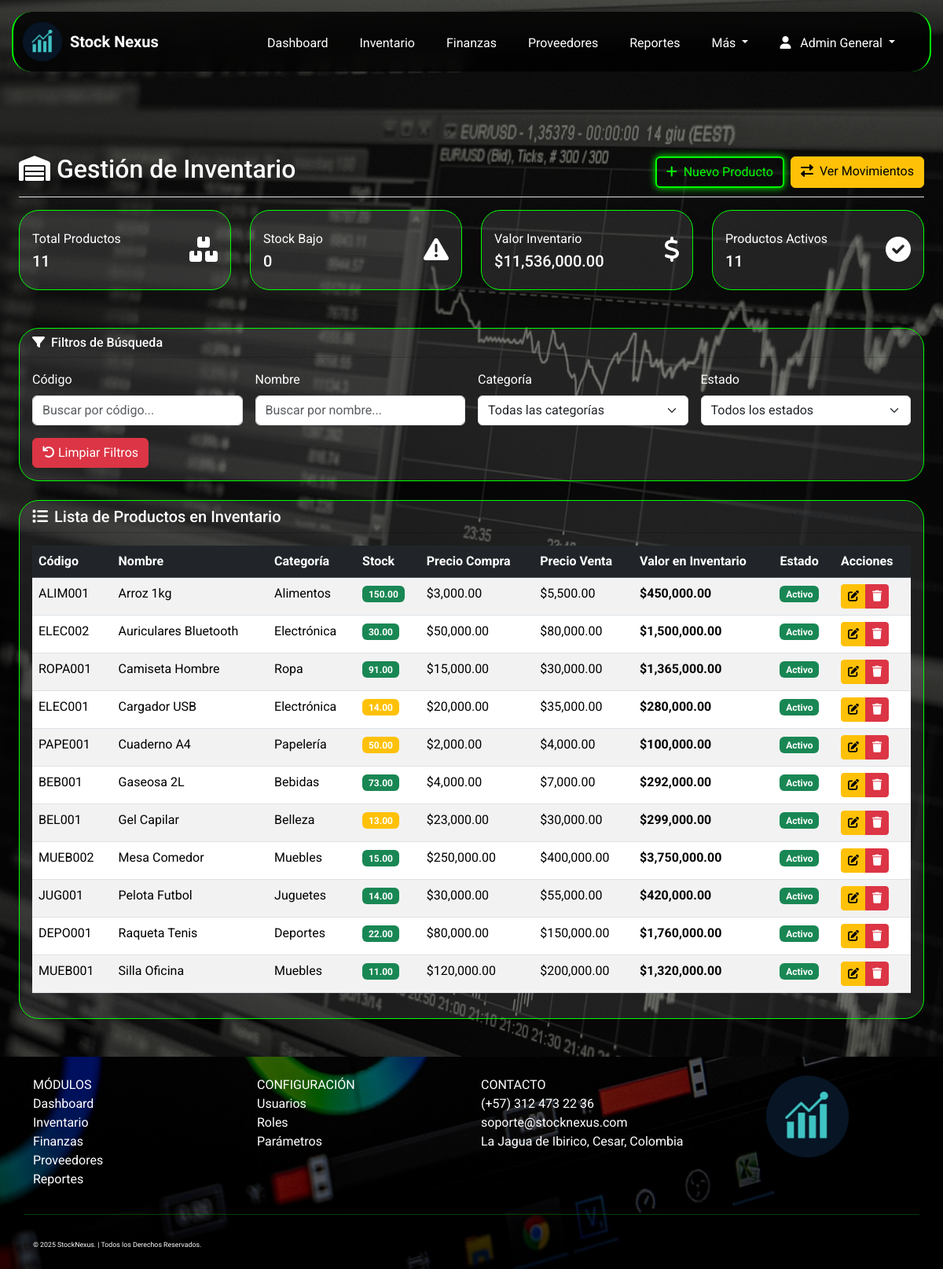
The page /index.php?page=inventario (signed in) on the database as committed earlier.
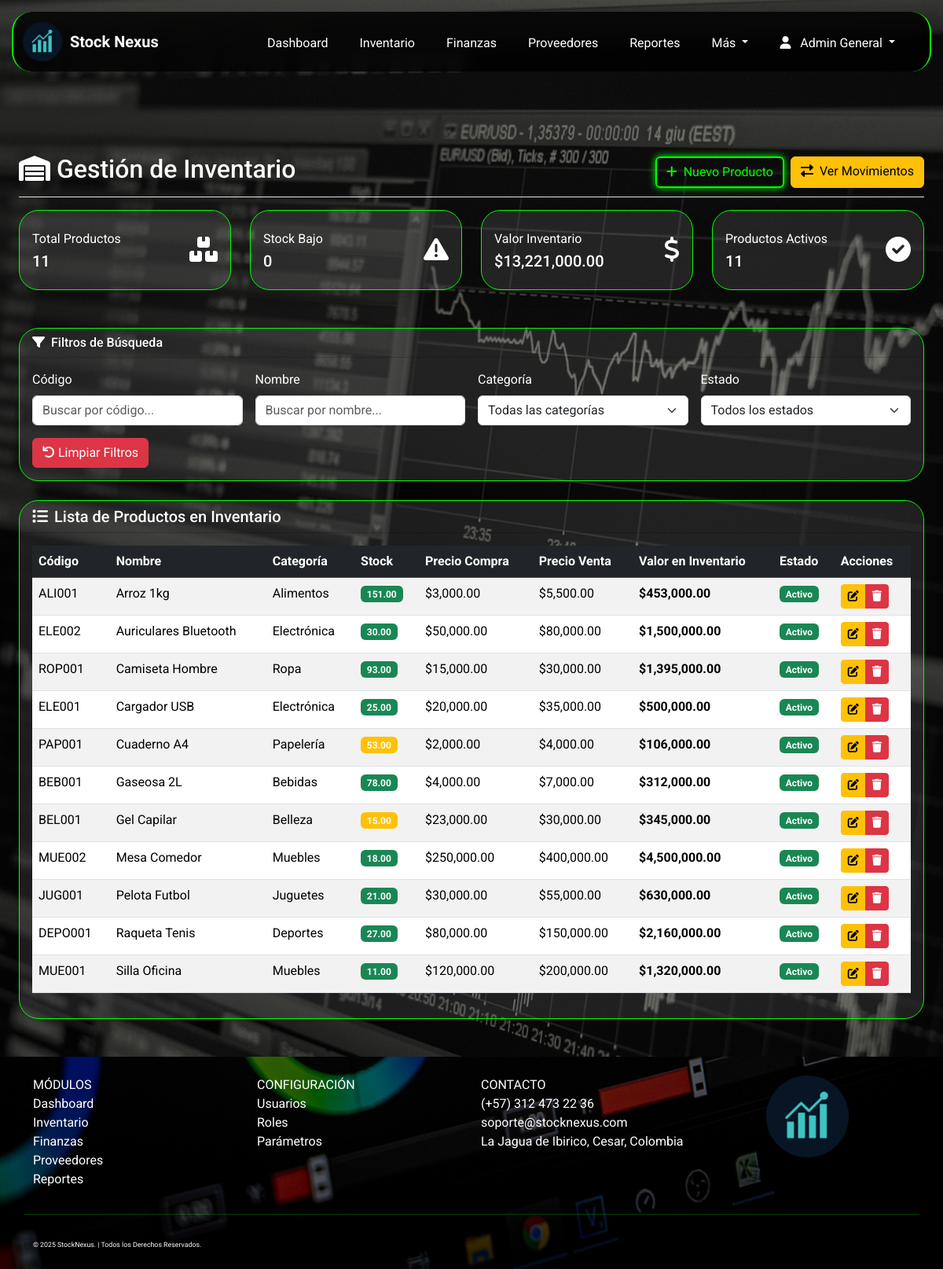
The same page on the database as committed later.
### tables this page shows
CREATE TABLE `productos` (
  `id_producto` int(11) NOT NULL,
  `codigo_producto` varchar(50) NOT NULL,
  `nombre_producto` varchar(150) NOT NULL,
  `id_categoria` int(11) DEFAULT NULL,
  `descripcion` text DEFAULT NULL,
  `stock_actual` decimal(10,2) DEFAULT 0.00,
  `stock_minimo` decimal(10,2) DEFAULT 0.00,
  `unidad_medida` varchar(30) DEFAULT 'Unidad',
  `precio_compra` decimal(12,2) DEFAULT 0.00,
  `precio_venta` decimal(12,2) DEFAULT 0.00,
  `estado` enum('Activo','Inactivo') DEFAULT 'Activo'
);

CREATE TABLE `categorias` (
  `id_categoria` int(11) NOT NULL,
  `nombre_categoria` varchar(100) NOT NULL,
  `descripcion` text DEFAULT NULL,
  `estado` enum('Activo','Inactivo') DEFAULT 'Activo'
);

### app/controllers/ProductoController.php (called while the page is built, shortened)
<?php
class ProductoController {
    private $db;
    public function __construct($database) {
        $this->db = $database;
    }
    public function listar() {
        try {
            $stmt = $this->db->query("
                SELECT p.*, c.nombre_categoria
                FROM productos p
                LEFT JOIN categorias c ON p.id_categoria = c.id_categoria
                ORDER BY p.nombre_producto
            ");
            return $stmt->fetchAll();
        } catch (PDOException $e) {
            error_log("Error en listar productos: " . $e->getMessage());
            return [];
        }
    }
}
?>

### app/views/Inventario/inventario.php (the view, shortened to what the rows shown need)
<?php
$productoController = new ProductoController($db);
$productos = $productoController->listar();
?>
<div class="container-fluid px-4 pb-5">
    <div class="d-flex justify-content-between flex-wrap flex-md-nowrap align-items-center pt-3 pb-2 mb-3 border-bottom"
            style="margin-top:180px;">
        <h1 class="h2"><i class="fas fa-warehouse me-2"></i>Gestión de Inventario</h1>
    </div>
    <div class="card">
        <div class="card-body">
            <div class="table-responsive">
                <table class="table table-striped table-hover" id="tablaInventario">
                    <thead class="table-dark">
                        <tr>
                            <th>Código</th>
                            <th>Nombre</th>
                            <th>Categoría</th>
                            <th>Stock</th>
                            <th>Precio Compra</th>
                            <th>Precio Venta</th>
                            <th>Valor en Inventario</th>
                            <th>Estado</th>
                            <th>Acciones</th>
                        </tr>
                    </thead>
                    <tbody id="cuerpoTabla">
                        <?php foreach ($productos as $producto):
                            $valorInventario = $producto['stock_actual'] * $producto['precio_compra'];
                        ?>
                        <tr data-estado="<?= $producto['estado'] ?>">
                            <td><?= $producto['codigo_producto'] ?></td>
                            <td><?= $producto['nombre_producto'] ?></td>
                            <td><?= $producto['nombre_categoria'] ?: 'Sin categoría' ?></td>
                            <td>
                                <span class="badge bg-<?= $producto['stock_actual'] <= $producto['stock_minimo'] ? 'danger' : ($producto['stock_actual'] <= ($producto['stock_minimo'] * 2) ? 'warning' : 'success') ?>">
                                    <?= $producto['stock_actual'] ?>
                                </span>
                            </td>
                            <td>$<?= number_format($producto['precio_compra'], 2) ?></td>
                            <td>$<?= number_format($producto['precio_venta'], 2) ?></td>
                            <td><strong>$<?= number_format($valorInventario, 2) ?></strong></td>
                            <td>
                                <span class="badge bg-<?= $producto['estado'] == 'Activo' ? 'success' : 'secondary' ?>">
                                    <?= $producto['estado'] ?>
                                </span>
                            </td>
                            <td>
                                <div class="btn-group btn-group-sm">
                                    <a href="index.php?page=editar_producto&id=<?= $producto['id_producto'] ?>"
                                    class="btn btn-warning" title="Editar">
                                        <i class="fas fa-edit"></i>
                                    </a>
                                    <button type="button" class="btn btn-danger btn-eliminar"
                                            data-id="<?= $producto['id_producto'] ?>"
                                            data-nombre="<?= htmlspecialchars($producto['nombre_producto']) ?>"
                                            title="Eliminar Permanentemente">
                                        <i class="fas fa-trash"></i>
                                    </button>
                                </div>
                            </td>
                        </tr>
                        <?php endforeach; ?>
                    </tbody>
                </table>
            </div>
        </div>
    </div>
</div>

Rows that differ between the two databases and show on the page:
changed productos "Arroz 1kg": codigo_producto "ALIM001" → "ALI001"; stock_actual "150.00" → "151.00"; valorInventario "450,000.00" → "453,000.00"
changed productos "Auriculares Bluetooth": codigo_producto "ELEC002" → "ELE002"
changed productos "Camiseta Hombre": codigo_producto "ROPA001" → "ROP001"; stock_actual "91.00" → "93.00"; valorInventario "1,365,000.00" → "1,395,000.00"
changed productos "Cargador USB": codigo_producto "ELEC001" → "ELE001"; stock_actual "14.00" → "25.00"; valorInventario "280,000.00" → "500,000.00"
changed productos "Cuaderno A4": codigo_producto "PAPE001" → "PAP001"; stock_actual "50.00" → "53.00"; valorInventario "100,000.00" → "106,000.00"
changed productos "BEB001": stock_actual "73.00" → "78.00"; valorInventario "292,000.00" → "312,000.00"
changed productos "BEL001": stock_actual "13.00" → "15.00"; valorInventario "299,000.00" → "345,000.00"
changed productos "Mesa Comedor": codigo_producto "MUEB002" → "MUE002"; stock_actual "15.00" → "18.00"; valorInventario "3,750,000.00" → "4,500,000.00"
changed productos "JUG001": stock_actual "14.00" → "21.00"; valorInventario "420,000.00" → "630,000.00"
changed productos "DEPO001": stock_actual "22.00" → "27.00"; valorInventario "1,760,000.00" → "2,160,000.00"
changed productos "Silla Oficina": codigo_producto "MUEB001" → "MUE001"
Other text that changed with them:
$valorTotal: "11,536,000.00" → "13,221,000.00"
